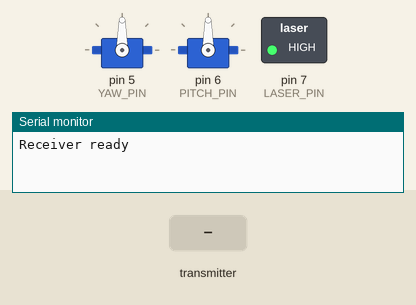
This sketch was run on a simulated Arduino Uno, built with avr-gcc and run on an emulated ATmega328P. Parts: 2 × servo, switched loads named in the sketch (green lamp = pin HIGH), the last lines printed to the serial monitor. The inputs (shaded band) are chosen by the test bench. No radio packets arrive unless stated.

Above: at 1.2 s.
1.3 s: the transmitter starts sending x = -100
At 2.0 s:
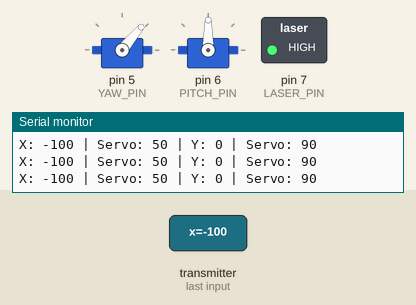
2.8 s: the transmitter starts sending y = -100
At 4.0 s:
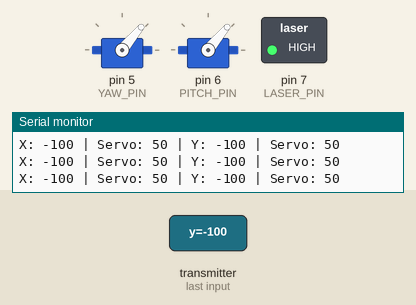
4.3 s: the transmitter starts sending x = 0
At 5.5 s:
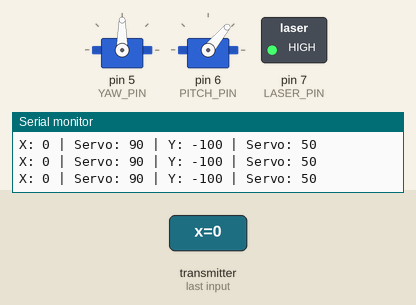
5.8 s: the transmitter starts sending y = 100
At 6.5 s:
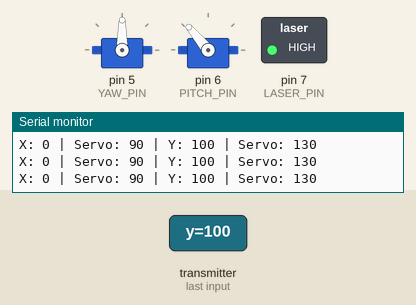
7.3 s: the transmitter starts sending x = 100
At 8.5 s:
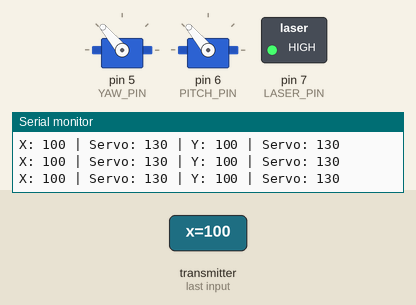
8.8 s: the transmitter starts sending y = 0
At 9.1 s:
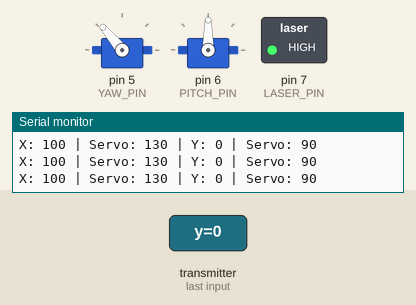
Timing chart, 0 to 11.3 s (numbered marks = the images above; inputs shaded):
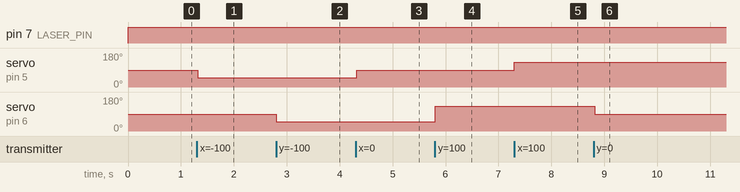

The sketch:

RX.ino
```cpp
#include <SPI.h>
#include <nRF24L01.h>
#include <RF24.h>
#include <Servo.h>

#define CE_PIN 9
#define CSN_PIN 10
#define LASER_PIN 7

RF24 radio(CE_PIN, CSN_PIN);
const byte address[6] = "NODE1";  // Адрес для связи

Servo yawServo;
Servo pitchServo;

#define YAW_PIN 5
#define PITCH_PIN 6

#define DEADZONE 3  // Мертвая зона джойстика (настраиваемая)

#define SERVO_MIN -40  // Минимальный угол для сервопривода
#define SERVO_MAX  40  // Максимальный угол для сервопривода

// Структура для передачи данных джойстика
struct JoyData {
  int8_t x;
    int8_t y;
    };

    int8_t applyDeadzone(int8_t val) {
      if (abs(val) <= DEADZONE) return 0;
        return val;
        }

        // Ограничение движения серво по заданным углам
        int constrainServo(int val) {
          return constrain(val, SERVO_MIN, SERVO_MAX);
          }

          void setup() {
            Serial.begin(9600);

              yawServo.attach(YAW_PIN);  // Подключение серво на пин Yaw
                pitchServo.attach(PITCH_PIN);  // Подключение серво на пин Pitch

                  yawServo.write(90);  // Центрируем серво на 0°
                    pitchServo.write(90);  // Центрируем серво на 0°

                        pinMode(LASER_PIN, OUTPUT);  // Настроим пин для лазера
                          digitalWrite(LASER_PIN, LOW);  // Лазер выключен по умолчанию

                            if (!radio.begin()) {
                                Serial.println("NRF24 init failed!");
                                    while (1);
                                      }

                                        radio.setPALevel(RF24_PA_HIGH);  // Устанавливаем мощность
                                          radio.openReadingPipe(1, address);  // Открываем канал для приема
                                            radio.startListening();  // Начинаем прослушивание

                                              Serial.println("Receiver ready");
                                              }

                                              void loop() {
                                                if (radio.available()) {  // Проверка, есть ли данные от передатчика
                                                    JoyData data;
                                                        radio.read(&data, sizeof(data));  // Получаем данные с передатчика

                                                            // Применяем мертвую зону
                                                                data.x = applyDeadzone(data.x);
                                                                    data.y = applyDeadzone(data.y);

                                                                        // Ограничиваем движение сервоприводов
                                                                            int X = constrainServo(data.x);
                                                                                int Y = constrainServo(data.y);

                                                                                    // Управление серво моторами
                                                                                        yawServo.write(90 + X);  // Поворот по оси Yaw
                                                                                            pitchServo.write(90 + Y);  // Наклон по оси Pitch

                                                                                                    // Отображаем данные на мониторе
                                                                                                        Serial.print("X: ");
                                                                                                            Serial.print(data.x);
                                                                                                                Serial.print(" | Servo: ");
                                                                                                                    Serial.print(90 + X);
                                                                                                                        Serial.print(" | Y: ");
                                                                                                                            Serial.print(data.y);
                                                                                                                                Serial.print(" | Servo: ");
                                                                                                                                    Serial.println(90 + Y);
                                                                                                                                      }

                                                                                                                                        // Здесь можно добавить логику для активации лазера в зависимости от состояния
                                                                                                                                          // Например, включаем лазер, если на вход поступает определенная команда
                                                                                                                                            // Лазер активируется, когда джойстик имеет определённое значение по оси X
                                                                                                                                              if (abs(pitchServo.read() - 90) > 10 || abs(yawServo.read() - 90) > 10) {
                                                                                                                                                  digitalWrite(LASER_PIN, HIGH);  // Включаем лазер, если серво отклонены больше чем на 10°
                                                                                                                                                    } else {
                                                                                                                                                        digitalWrite(LASER_PIN, HIGH);  // Отключаем лазер, если серво в центре
                                                                                                                                                          }

                                                                                                                                                            delay(20);  // Маленькая задержка для стабильной работы
                                                                                                                                                            }
```

Measured:
- after the input at 1.3 s, servo on pin 5 (YAW_PIN): 90° → 50° at once
- after the input at 2.8 s, servo on pin 6 (PITCH_PIN): 90° → 50° at once
- after the input at 4.3 s, servo on pin 5 (YAW_PIN): 50° → 90° at once
- after the input at 5.8 s, servo on pin 6 (PITCH_PIN): 50° → 130° at once
- after the input at 7.3 s, servo on pin 5 (YAW_PIN): 90° → 130° at once
- after the input at 8.8 s, servo on pin 6 (PITCH_PIN): 130° → 90° at once
